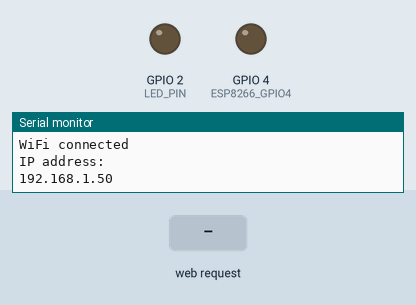
This sketch was run on a simulated ESP8266 (NodeMCU). On the bench: output pins drawn as LEDs (lit = HIGH), the last lines printed to the serial monitor. The inputs (shaded band) are chosen by the test bench. WiFi joins after 1.5 s; servers stay silent unless stated.

Above: at 2.7 s.
2.8 s: HTTP request GET /open received
At 4.1 s:
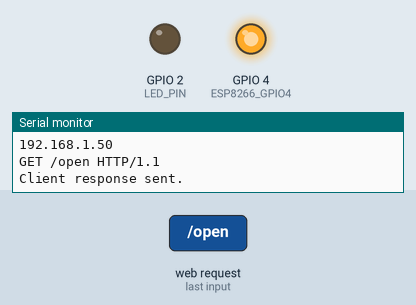
5.8 s: HTTP request GET /close received
At 6.4 s:
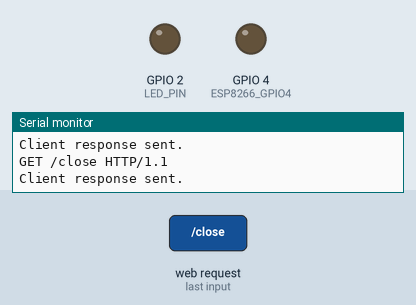
Timing chart, 0 to 8.8 s (numbered marks = the images above; inputs shaded):
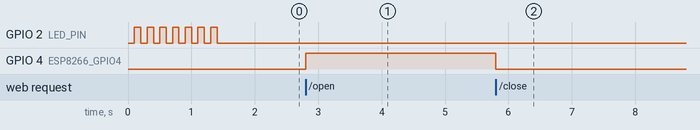

Measured:
- after the input at 2.8 s, GPIO 4 (ESP8266_GPIO4): LOW → HIGH at once
- after the input at 5.8 s, GPIO 4 (ESP8266_GPIO4): HIGH → LOW at once

The sketch:

generator_web_mqtt_7.ino
```cpp
#include <ESP8266WiFi.h>
#include <PubSubClient.h>

// Esp8266 pinouts
#define ESP8266_GPIO2    2  // Blue LED.
#define ESP8266_GPIO4    4  // Relay control.
#define ESP8266_GPIO5    5  // Optocoupler input.
#define LED_PIN          ESP8266_GPIO2
// WiFi Definitions.
const char ssid[] = "Wifi";
const char pswd[] = "Password";
const char mqttServer = "iot.giga.co.za";
const char mqttPort = 37181;
const char mqttUser = "mqttuser";
const char mqttPassword = "mqttpassword";
WiFiServer server( 80 );
volatile int relayState = 0;      // Relay state.

void setup() {
  initHardware();
  connectWiFi();
  server.begin();

}

void GetClient( WiFiClient client ) {
  // Read the first line of the request.
  String req = client.readStringUntil( '\r' );
  Serial.println( req );
  client.flush();

  String s = "HTTP/1.1 200 OK\r\nContent-Type: text/html\r\n\r\n<!DOCTYPE HTML>\r\n<html>\r\n";
         s += "<head><style>html { font-family: Helvetica; display: inline-block; margin: 0px auto; text-align: center;}";
         s += "button { background-color: #195B6A; border: none; color: white; padding: 16px 40px;";
         s += "text-decoration: none; font-size: 30px; margin: 2px; cursor: pointer;}";
         s += "button2 {background-color: #77878A;}</style></head>";
  if ( req.indexOf( "OPTIONS" ) != -1 ) {
    s += "Allows: GET, OPTIONS<br>";
    s += "<p><a href=\"open\"><button class=\"button\">Generator Start</button></a></p>";
    //s += "<a href=\"open\">Generator Start</a><br>";
    s += "<p><a href=\"close\"><button class=\"button2\">Generator Stop</button></a></p>";
    //s += "<a href=\"close\">Generator Stop</a><br>";
    s += "<a href=\"io\">Input Status</a><br>";
  } else if ( req.indexOf( "GET" ) != -1 ) {
    if ( req.indexOf( "open" ) != -1 ) {
      // relay on!
        s += "Generator on!<br>";
      //s += "<a href=\"close\">Relay Close</a><br>";
      //s += "<a href=\"open\">Relay Open</a><br>";
      //s += "<a href=\"io\">Input Status</a><br>";
      relayState = 1;
      digitalWrite( ESP8266_GPIO4, 1 ); // Relay control pin.

    } else if ( req.indexOf( "close" ) != -1 ) {
      // relay off!
      s += "Generator off!<br>";
      //s += "<a href=\"close\">Relay Close</a><br>";
      //s += "<a href=\"open\">Relay Open</a><br>";
      //s += "<a href=\"io\">Input Status</a><br>";
      relayState = 0;
      digitalWrite( ESP8266_GPIO4, 0 ); // Relay control pin.

    } else if ( req.indexOf( "relay" ) != -1 ) {
      if ( relayState == 0 ){
         //relay off!
        s += "Generator off!<br>";
        s += "<a href=\"close\">Start Generator</a><br>";
        s += "<a href=\"open\">Stop Open</a><br>";
        s += "<a href=\"io\">Generator Status</a><br>";
      }else
        // relay on!
        s += "Generator on!<br>";
        //s += "<a href=\"close\">Relay Close</a><br>";
        //s += "<a href=\"open\">Relay Open</a><br>";
        //s += "<a href=\"io\">Input Status</a><br>";
    } else if ( req.indexOf( "io" ) != -1 ) {
      if ( digitalRead( ESP8266_GPIO5 ) == 0 ){
        s += "input io is:Generator Stoped!<br>";
        //s += "<a href=\"close\">Relay Close</a><br>";
        //s += "<a href=\"open\">Relay Open</a><br>";
        //s += "<a href=\"io\">Input Status</a><br>";
      }else
        s += "input io is:Generator Started!<br>";
        //s += "<a href=\"close\">Relay Close</a><br>";
        //s += "<a href=\"open\">Relay Open</a><br>";
        //s += "<a href=\"io\">Input Status</a><br>";
    } else if ( req.indexOf( "MAC" ) != -1 ) {
      uint8_t mac[WL_MAC_ADDR_LENGTH];
      WiFi.softAPmacAddress( mac );
      String macID = String( mac[WL_MAC_ADDR_LENGTH - 5], HEX) + String( mac[WL_MAC_ADDR_LENGTH - 4], HEX) +
                     String( mac[WL_MAC_ADDR_LENGTH - 3], HEX) + String( mac[WL_MAC_ADDR_LENGTH - 2], HEX) +
                     String( mac[WL_MAC_ADDR_LENGTH - 1], HEX) + String( mac[WL_MAC_ADDR_LENGTH], HEX);
      macID.toUpperCase();
      s += "MAC address: " + macID +"<br>";
      // s += "<a href=\"close\">Relay Close</a><br>";
      //s += "<a href=\"open\">Relay Open</a><br>";
      //s += "<a href=\"io\">Input Status</a><br>";
    } else
      s += "Invalid Request.<br> Generator Menu: open/close/relay/io/MAC (use Generato Start,Stop or input Status<br>";
      //s += "<a href=\"open\">Start Generator</a><br>";
      s += "<p><a href=\"open\"><button class=\"button\">Start Generator</button></a></p>";
      //s += "<a href=\"close\">Stop Generator</a><br>";
      s += "<p><a href=\"close\"><button class=\"button\">Stop Generator</button></a></p>";
      //s += "<a href=\"io\">Generator Status</a><br>";
      s += "<p><a href=\"io\"><button class=\"button\">Generator Status</button></a></p>";
  } else
    s = "HTTP/1.1 501 Not Implemented\r\nContent-Type: text/html\r\n\r\n<!DOCTYPE HTML>\r\n<html>\r\n";

  client.flush();
  s += "<a href=\"http://www.giga.co.za\">Giga Technology</a>";
  s += "</html>\n";

  // Send the response to the client.
  client.print( s );
  delay( 1 );
  Serial.println( "Client response sent." );
}

void loop() {
  // Check if a client has connected.
  WiFiClient client = server.available();
  if ( client )
    GetClient( client );
}

void connectWiFi() {
  byte ledStatus = LOW;
  Serial.println();
  Serial.println( "Connecting to: " + String( ssid ) );
  // Set WiFi mode to station (as opposed to AP or AP_STA).
  WiFi.mode( WIFI_STA );

  // WiFI.begin([ssid], [passkey]) initiates a WiFI connection.
  // to the stated [ssid], using the [passkey] as a WPA, WPA2, or WEP passphrase.
  WiFi.begin( ssid, pswd );

  while ( WiFi.status() != WL_CONNECTED ) {
    // Blink the LED.
    digitalWrite( LED_PIN, ledStatus ); // Write LED high/low.
    ledStatus = ( ledStatus == HIGH ) ? LOW : HIGH;
    delay( 100 );
  }

  Serial.println( "WiFi connected" );
  Serial.println( "IP address: " );
  Serial.println( WiFi.localIP() );
}

void initHardware() {
  Serial.begin( 9600 );
  pinMode( ESP8266_GPIO4, OUTPUT );       // Relay control pin.
  pinMode( ESP8266_GPIO5, INPUT_PULLUP ); // Input pin.
  pinMode( LED_PIN, OUTPUT );             // ESP8266 module blue LED.
  digitalWrite( ESP8266_GPIO4, 0 );       // Set relay control pin low.
}
```
